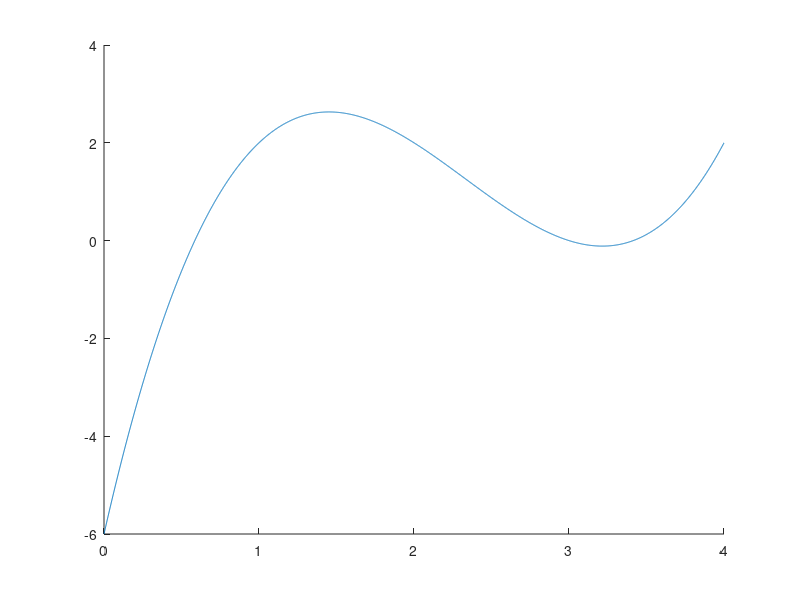

Source code (MATLAB): (Note: this script raises an error after producing the figure.)
function tema1()

    % Exercitiul 2
    
    functie = @(x)x.^3-7.*x.^2+14.*x-6;
    
    % subpunctul a
    x = 0:0.001:4;
    y = functie(x);
    hold on
    plot(x,y)
    
    
    % subpunctul b
    
    nrPasi = 100;
    % intervalul 1
    st = 0;
    dr = 1;
    [sol1] = metodaBisectiei(functie,st,dr,nrPasi)
    
    % intervalul 2
    st = 1;
    dr = 3.2;
    [sol2] = metodaBisectiei(functie,st,dr,nrPasi)
    
    % intervalul 3
    st = 3.2;
    dr = 4;
    [sol3] = metodaBisectiei(functie,st,dr,nrPasi)
    
    plot(sol3,functie(sol3),'*');
    hold off
    
    % Exercitiul 3
    
    % subpunctul a
    
    functia1 = @(xx)exp(1).^xx - 2;
    functia2 = @(xx)cos(exp(1).^xx - 2);
    
    xx = 0:0.001:10;
    y1 = functia1(xx);
    y2 = functia2(xx);
    
    plot(xx,y1,'r')
    hold on
    plot(xx,y2,'b')
    hold off
    
    % subpunctul b
    epsilon = 10^(-5);
    a = 0.5;
    b = 1.5;
    
    functia3 = @(xxx)cos(exp(1).^xxx - 2) - exp(1).^xxx + 2;
    [c_solfin, nrPasiFin] = metodaBisectieiEps(functia3, a, b, epsilon)
    
    % Exercitiul 4
    c = 0;
    d = 5;
    functia4 = @(xxxx)xxxx - sqrt(3);
    [c_solfin4, nrPasiFin4] = metodaBisectieiEps(functia4, c, d, epsilon)
    
    % Exercitiul 7
    
    functiaNR = @(var)cos(exp(1).^var - 2) - exp(1).^var + 2;
    functieNRDeriv = @(var2)-exp(1).^var2-exp(1).^var2*sin(exp(1).^var2-2);
    x0 = 1;
    
    
    [solNR,pasiNR] = metodaNewtonRapshon( functiaNR, functieNRDeriv,x0,epsilon) %face 3 pasi si bi 16 nice
    [solBi,pasiBi] = metodaBisectieiEps(functiaNR,a,b,epsilon) % sol 1.0076
    
end